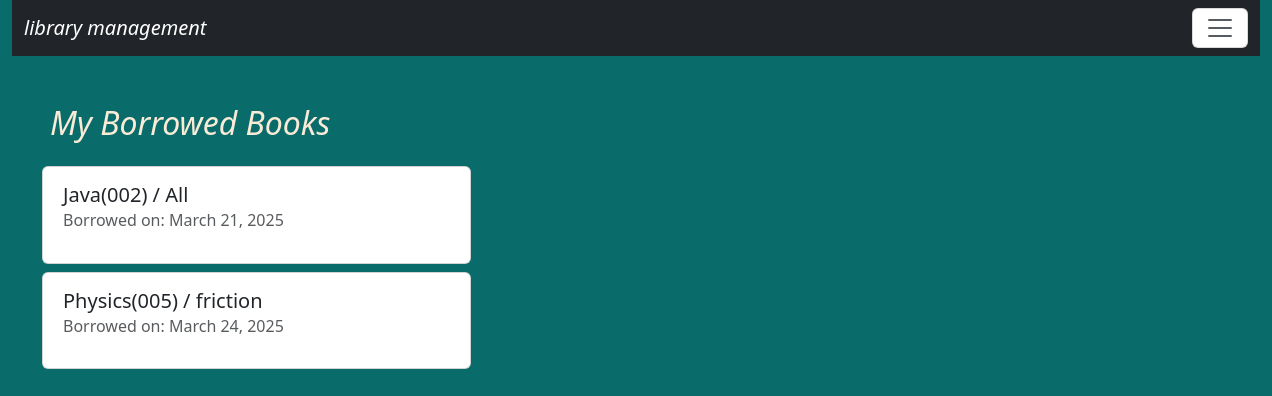
The app's page /my-borrowed-books/ (signed in) with its own data.
### library/models.py (models this page shows, shortened)
class BorrowRecord(models.Model):
    user = models.ForeignKey(User, on_delete=models.CASCADE)
    book = models.ForeignKey(Book, on_delete=models.CASCADE)
    borrow_date = models.DateField(auto_now_add=True)
    return_date = models.DateField(null=True, blank=True)
    due_date = models.DateField(default=date.today() + timedelta(days=14))
    is_returned = models.BooleanField(default=False)

class Book(models.Model):
    book_name=models.CharField(max_length=200)
    authors=models.ManyToManyField(Author)
    publish_year=models.DateField(null=True, blank=True)
    book_cate=models.CharField(max_length=200,null=True, blank=True)
    book_rating=models.FloatField(validators=[MinValueValidator(0),MaxValueValidator(5)],default=0.0)
    total_copies = models.PositiveIntegerField(default=1)
    available_copies = models.PositiveIntegerField(default=1)
    book_sr_no=models.CharField(max_length=10, unique=True)

### library/views.py (the view)
# urls.py: path('my-borrowed-books/', views.my_borrowed_books, name='my_borrowed_books'),
def my_borrowed_books(request):
    borrowed_books = BorrowRecord.objects.filter(user=request.user)
    returned_books = borrowed_books.filter(is_returned=True)
    not_returned_books = borrowed_books.filter(is_returned=False)
    return render(request, 'borrowed.html', {
        'borrowed_books':borrowed_books,
        'not_returned_books': not_returned_books,
        'returned_books': returned_books
        })

### library/templates/borrowed.html (shortened to what this page needs)
{% extends "base.html" %}
{% load static %}
{% block content %}
<h2 style="margin-left:50px;"><i>My Borrowed Books</i></h2>
{% if borrowed_books %}
{% for book in borrowed_books %}
    {% if not book.is_returned %}
    <div class="row row-cols-1 row-cols-md-3 g-2" style="margin-left:50px;">
        <div class="card h-100">
            <div class="card-body">
                <h5 class="card-title">{{ book.book.book_name }}({{book.book.book_sr_no}}) / {{ book.book.book_cate }}</h5>
                <h6 class="card-subtitle mb-2 text-muted">Borrowed on: {{ book.borrow_date }}</h6>
            </div>
        </div>
    </div>
    {% endif %}
{% endfor %}
{% else %}
<div class="col-12">
    <p>No books found.</p>
</div>
{% endif %}
{% endblock content %}

### library/static/css/style.css (style rules this page uses)
body { background-color:rgb(10, 107, 107); color:antiquewhite; }

### records on screen
BorrowRecord: book.book_name "Java", book.book_sr_no "002", book.book_cate "All", borrow_date "March 21, 2025"
BorrowRecord: book.book_name "Physics", book.book_sr_no "005", book.book_cate "friction", borrow_date "March 24, 2025"
